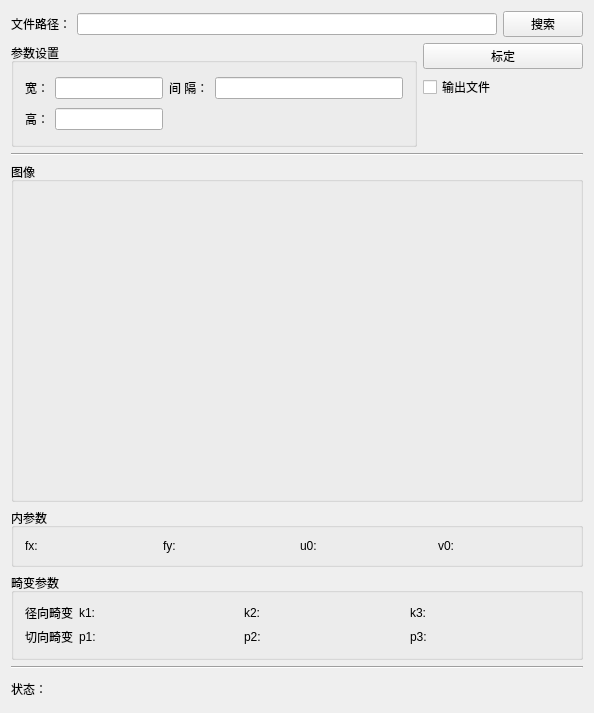
<?xml version="1.0" encoding="UTF-8"?>
<ui version="4.0">
 <class>QtWidgetsApplication1Class</class>
 <widget class="QWidget" name="QtWidgetsApplication1Class">
  <property name="geometry">
   <rect>
    <x>0</x>
    <y>0</y>
    <width>594</width>
    <height>713</height>
   </rect>
  </property>
  <property name="windowTitle">
   <string>QtWidgetsApplication1</string>
  </property>
  <layout class="QVBoxLayout" name="verticalLayout" stretch="4,10,1,50,5,10,1,4">
   <item>
    <layout class="QHBoxLayout" name="horizontalLayout_2">
     <item>
      <widget class="QLabel" name="label_27">
       <property name="text">
        <string>文件路径：</string>
       </property>
      </widget>
     </item>
     <item>
      <widget class="QLineEdit" name="lineEdit"/>
     </item>
     <item>
      <widget class="QPushButton" name="pushButton_2">
       <property name="text">
        <string>搜索</string>
       </property>
      </widget>
     </item>
    </layout>
   </item>
   <item>
    <layout class="QGridLayout" name="gridLayout_3">
     <item row="0" column="0" rowspan="3">
      <widget class="QGroupBox" name="groupBox_3">
       <property name="title">
        <string>参数设置</string>
       </property>
       <layout class="QGridLayout" name="gridLayout_2">
        <item row="0" column="0">
         <widget class="QLabel" name="label_4">
          <property name="text">
           <string>宽：</string>
          </property>
         </widget>
        </item>
        <item row="0" column="1">
         <widget class="QLineEdit" name="lineEdit_2"/>
        </item>
        <item row="0" column="2">
         <widget class="QLabel" name="label_25">
          <property name="text">
           <string>间 隔：</string>
          </property>
         </widget>
        </item>
        <item row="0" column="3">
         <widget class="QLineEdit" name="lineEdit_4"/>
        </item>
        <item row="1" column="0">
         <widget class="QLabel" name="label_24">
          <property name="text">
           <string>高：</string>
          </property>
         </widget>
        </item>
        <item row="1" column="1">
         <widget class="QLineEdit" name="lineEdit_3"/>
        </item>
        <item row="1" column="2" colspan="2">
         <spacer name="horizontalSpacer">
          <property name="orientation">
           <enum>Qt::Horizontal</enum>
          </property>
          <property name="sizeHint" stdset="0">
           <size>
            <width>234</width>
            <height>20</height>
           </size>
          </property>
         </spacer>
        </item>
       </layout>
      </widget>
     </item>
     <item row="0" column="1">
      <widget class="QPushButton" name="pushButton">
       <property name="text">
        <string>标定</string>
       </property>
      </widget>
     </item>
     <item row="1" column="1">
      <widget class="QCheckBox" name="checkBox">
       <property name="text">
        <string>输出文件</string>
       </property>
      </widget>
     </item>
     <item row="2" column="1">
      <spacer name="horizontalSpacer_2">
       <property name="orientation">
        <enum>Qt::Horizontal</enum>
       </property>
       <property name="sizeHint" stdset="0">
        <size>
         <width>88</width>
         <height>48</height>
        </size>
       </property>
      </spacer>
     </item>
    </layout>
   </item>
   <item>
    <widget class="Line" name="line_2">
     <property name="orientation">
      <enum>Qt::Horizontal</enum>
     </property>
    </widget>
   </item>
   <item>
    <widget class="QGroupBox" name="groupBox_4">
     <property name="title">
      <string>图像</string>
     </property>
     <layout class="QHBoxLayout" name="horizontalLayout_4">
      <item>
       <widget class="QLabel" name="label_26">
        <property name="text">
         <string/>
        </property>
       </widget>
      </item>
     </layout>
    </widget>
   </item>
   <item>
    <widget class="QGroupBox" name="groupBox">
     <property name="title">
      <string>内参数</string>
     </property>
     <layout class="QHBoxLayout" name="horizontalLayout">
      <item>
       <widget class="QLabel" name="label_2">
        <property name="sizePolicy">
         <sizepolicy hsizetype="Expanding" vsizetype="Fixed">
          <horstretch>1</horstretch>
          <verstretch>0</verstretch>
         </sizepolicy>
        </property>
        <property name="text">
         <string>fx:</string>
        </property>
       </widget>
      </item>
      <item>
       <widget class="QLabel" name="label">
        <property name="sizePolicy">
         <sizepolicy hsizetype="Expanding" vsizetype="Fixed">
          <horstretch>3</horstretch>
          <verstretch>0</verstretch>
         </sizepolicy>
        </property>
        <property name="text">
         <string/>
        </property>
       </widget>
      </item>
      <item>
       <widget class="QLabel" name="label_3">
        <property name="sizePolicy">
         <sizepolicy hsizetype="Expanding" vsizetype="Fixed">
          <horstretch>1</horstretch>
          <verstretch>0</verstretch>
         </sizepolicy>
        </property>
        <property name="text">
         <string>fy:</string>
        </property>
       </widget>
      </item>
      <item>
       <widget class="QLabel" name="label_9">
        <property name="sizePolicy">
         <sizepolicy hsizetype="Expanding" vsizetype="Fixed">
          <horstretch>3</horstretch>
          <verstretch>0</verstretch>
         </sizepolicy>
        </property>
        <property name="text">
         <string/>
        </property>
       </widget>
      </item>
      <item>
       <widget class="QLabel" name="label_5">
        <property name="sizePolicy">
         <sizepolicy hsizetype="Expanding" vsizetype="Fixed">
          <horstretch>1</horstretch>
          <verstretch>0</verstretch>
         </sizepolicy>
        </property>
        <property name="text">
         <string>u0:</string>
        </property>
       </widget>
      </item>
      <item>
       <widget class="QLabel" name="label_7">
        <property name="sizePolicy">
         <sizepolicy hsizetype="Expanding" vsizetype="Fixed">
          <horstretch>3</horstretch>
          <verstretch>0</verstretch>
         </sizepolicy>
        </property>
        <property name="text">
         <string/>
        </property>
       </widget>
      </item>
      <item>
       <widget class="QLabel" name="label_6">
        <property name="sizePolicy">
         <sizepolicy hsizetype="Expanding" vsizetype="Fixed">
          <horstretch>1</horstretch>
          <verstretch>0</verstretch>
         </sizepolicy>
        </property>
        <property name="text">
         <string>v0:</string>
        </property>
       </widget>
      </item>
      <item>
       <widget class="QLabel" name="label_8">
        <property name="sizePolicy">
         <sizepolicy hsizetype="Expanding" vsizetype="Fixed">
          <horstretch>3</horstretch>
          <verstretch>0</verstretch>
         </sizepolicy>
        </property>
        <property name="text">
         <string/>
        </property>
       </widget>
      </item>
     </layout>
    </widget>
   </item>
   <item>
    <widget class="QGroupBox" name="groupBox_2">
     <property name="title">
      <string>畸变参数</string>
     </property>
     <layout class="QGridLayout" name="gridLayout">
      <item row="0" column="0">
       <widget class="QLabel" name="label_22">
        <property name="sizePolicy">
         <sizepolicy hsizetype="Expanding" vsizetype="Fixed">
          <horstretch>1</horstretch>
          <verstretch>0</verstretch>
         </sizepolicy>
        </property>
        <property name="text">
         <string>径向畸变</string>
        </property>
       </widget>
      </item>
      <item row="0" column="1">
       <widget class="QLabel" name="label_13">
        <property name="sizePolicy">
         <sizepolicy hsizetype="Expanding" vsizetype="Fixed">
          <horstretch>1</horstretch>
          <verstretch>0</verstretch>
         </sizepolicy>
        </property>
        <property name="text">
         <string>k1:</string>
        </property>
       </widget>
      </item>
      <item row="0" column="2">
       <widget class="QLabel" name="label_10">
        <property name="sizePolicy">
         <sizepolicy hsizetype="Expanding" vsizetype="Fixed">
          <horstretch>3</horstretch>
          <verstretch>0</verstretch>
         </sizepolicy>
        </property>
        <property name="text">
         <string/>
        </property>
       </widget>
      </item>
      <item row="0" column="3">
       <widget class="QLabel" name="label_16">
        <property name="sizePolicy">
         <sizepolicy hsizetype="Expanding" vsizetype="Fixed">
          <horstretch>1</horstretch>
          <verstretch>0</verstretch>
         </sizepolicy>
        </property>
        <property name="text">
         <string>k2:</string>
        </property>
       </widget>
      </item>
      <item row="0" column="4">
       <widget class="QLabel" name="label_15">
        <property name="sizePolicy">
         <sizepolicy hsizetype="Expanding" vsizetype="Fixed">
          <horstretch>3</horstretch>
          <verstretch>0</verstretch>
         </sizepolicy>
        </property>
        <property name="text">
         <string/>
        </property>
       </widget>
      </item>
      <item row="0" column="5">
       <widget class="QLabel" name="label_12">
        <property name="sizePolicy">
         <sizepolicy hsizetype="Expanding" vsizetype="Fixed">
          <horstretch>1</horstretch>
          <verstretch>0</verstretch>
         </sizepolicy>
        </property>
        <property name="text">
         <string>k3:</string>
        </property>
       </widget>
      </item>
      <item row="0" column="6">
       <widget class="QLabel" name="label_11">
        <property name="sizePolicy">
         <sizepolicy hsizetype="Expanding" vsizetype="Fixed">
          <horstretch>3</horstretch>
          <verstretch>0</verstretch>
         </sizepolicy>
        </property>
        <property name="text">
         <string/>
        </property>
       </widget>
      </item>
      <item row="1" column="0">
       <widget class="QLabel" name="label_23">
        <property name="sizePolicy">
         <sizepolicy hsizetype="Expanding" vsizetype="Fixed">
          <horstretch>1</horstretch>
          <verstretch>0</verstretch>
         </sizepolicy>
        </property>
        <property name="text">
         <string>切向畸变</string>
        </property>
       </widget>
      </item>
      <item row="1" column="1">
       <widget class="QLabel" name="label_14">
        <property name="sizePolicy">
         <sizepolicy hsizetype="Expanding" vsizetype="Fixed">
          <horstretch>1</horstretch>
          <verstretch>0</verstretch>
         </sizepolicy>
        </property>
        <property name="text">
         <string>p1:</string>
        </property>
       </widget>
      </item>
      <item row="1" column="2">
       <widget class="QLabel" name="label_17">
        <property name="sizePolicy">
         <sizepolicy hsizetype="Expanding" vsizetype="Fixed">
          <horstretch>3</horstretch>
          <verstretch>0</verstretch>
         </sizepolicy>
        </property>
        <property name="text">
         <string/>
        </property>
       </widget>
      </item>
      <item row="1" column="3">
       <widget class="QLabel" name="label_18">
        <property name="sizePolicy">
         <sizepolicy hsizetype="Expanding" vsizetype="Fixed">
          <horstretch>1</horstretch>
          <verstretch>0</verstretch>
         </sizepolicy>
        </property>
        <property name="text">
         <string>p2:</string>
        </property>
       </widget>
      </item>
      <item row="1" column="4">
       <widget class="QLabel" name="label_19">
        <property name="sizePolicy">
         <sizepolicy hsizetype="Expanding" vsizetype="Fixed">
          <horstretch>3</horstretch>
          <verstretch>0</verstretch>
         </sizepolicy>
        </property>
        <property name="text">
         <string/>
        </property>
       </widget>
      </item>
      <item row="1" column="5">
       <widget class="QLabel" name="label_20">
        <property name="sizePolicy">
         <sizepolicy hsizetype="Expanding" vsizetype="Fixed">
          <horstretch>1</horstretch>
          <verstretch>0</verstretch>
         </sizepolicy>
        </property>
        <property name="text">
         <string>p3:</string>
        </property>
       </widget>
      </item>
      <item row="1" column="6">
       <widget class="QLabel" name="label_21">
        <property name="sizePolicy">
         <sizepolicy hsizetype="Expanding" vsizetype="Fixed">
          <horstretch>3</horstretch>
          <verstretch>0</verstretch>
         </sizepolicy>
        </property>
        <property name="text">
         <string/>
        </property>
       </widget>
      </item>
     </layout>
    </widget>
   </item>
   <item>
    <widget class="Line" name="line">
     <property name="orientation">
      <enum>Qt::Horizontal</enum>
     </property>
    </widget>
   </item>
   <item>
    <layout class="QHBoxLayout" name="horizontalLayout_3" stretch="2,8,10">
     <item>
      <widget class="QLabel" name="label_28">
       <property name="text">
        <string>状态：</string>
       </property>
      </widget>
     </item>
     <item>
      <widget class="QLabel" name="label_29">
       <property name="text">
        <string/>
       </property>
      </widget>
     </item>
     <item>
      <spacer name="horizontalSpacer_3">
       <property name="orientation">
        <enum>Qt::Horizontal</enum>
       </property>
       <property name="sizeHint" stdset="0">
        <size>
         <width>40</width>
         <height>20</height>
        </size>
       </property>
      </spacer>
     </item>
    </layout>
   </item>
  </layout>
  <zorder>groupBox_4</zorder>
  <zorder>groupBox</zorder>
  <zorder>groupBox_2</zorder>
  <zorder>line</zorder>
  <zorder>line_2</zorder>
 </widget>
 <layoutdefault spacing="6" margin="11"/>
 <resources>
  <include location="QtWidgetsApplication1.qrc"/>
 </resources>
 <connections/>
</ui>
